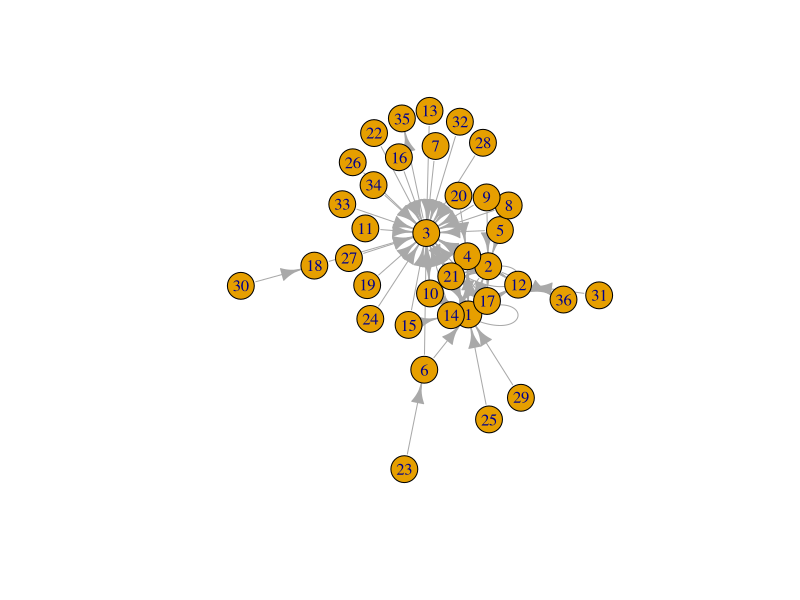
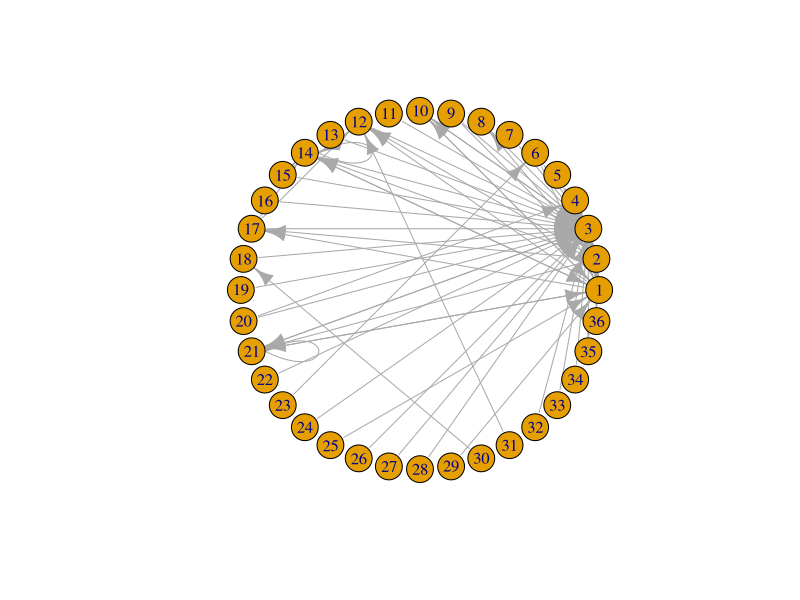
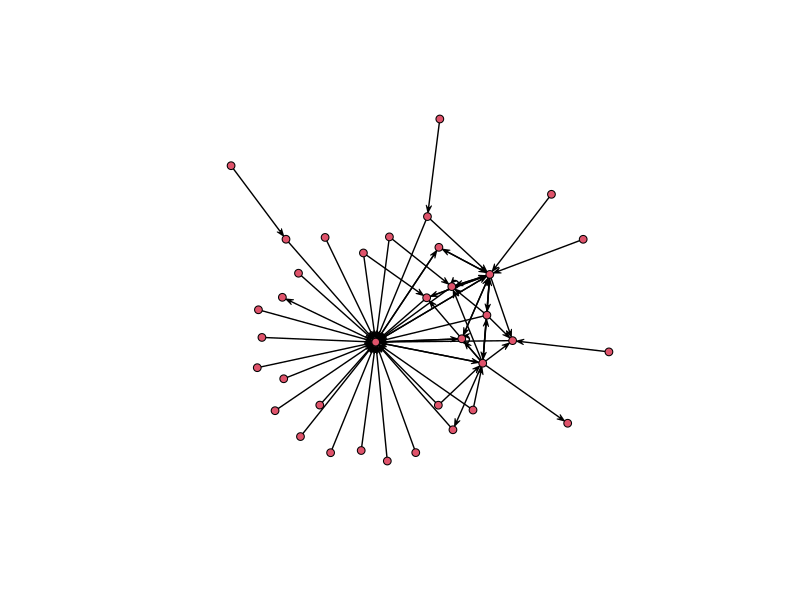

Write the R code that produced these figures, in order.
## Create igraph and network objects ##

### Possible changes ###
# Could change per_route code to add years, which would add group to links data
# Could add country for each node from locations data, which would add group to nodes
# Could add total received and total sent from each location to nodes data

### igraph object ###

library(tidyverse)
library(igraph)

letters <- read_csv("data/dvdm-correspondence-1591.csv")

per_route <- letters %>%  
  group_by(source, destination) %>%
  summarise(count = n()) %>%
  drop_na() %>%
  arrange(desc(count)) %>% 
  ungroup()

# Distinct sources and destinations into a single tibble with id column as first column
sources <- per_route %>%
  distinct(source) %>%
  rename(place = source)

destinations <- per_route %>%
  distinct(destination) %>%
  rename(place = destination)

nodes <- full_join(sources, destinations) %>% 
  rowid_to_column("id")

# Create links with ids for source and destination and bring id columns to beginning of df
links <- per_route %>% 
  left_join(nodes, by = c("source" = "place")) %>% 
  rename(from = id) %>% 
  left_join(nodes, by = c("destination" = "place")) %>% 
  rename(to = id) %>% 
  select(from, to, everything())

# Create igraph object
routes_network <- graph_from_data_frame(d = links, vertices = nodes, directed = TRUE)

plot(routes_network)

# Circle plot
circle <- layout_in_circle(routes_network)
plot(routes_network, layout = circle)

### Network object ###

detach(package:igraph)
library(network)
rm(routes_network)

routes_network <- network(links, vertex.attr = nodes, matrix.type = "edgelist", 
                                  loops = TRUE, multiple = FALSE, ignore.eval = FALSE)

plot(routes_network)
